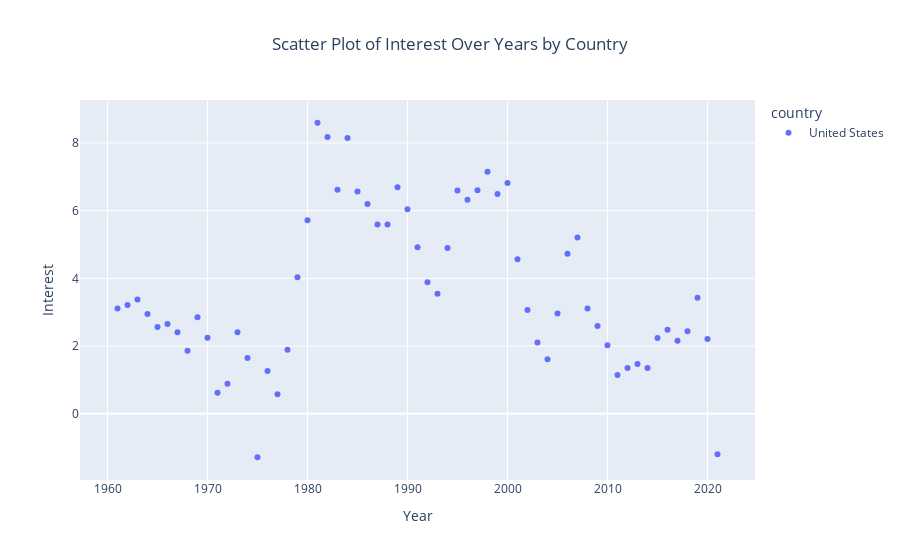

Notebook code cell kept with this figure:
### Code cell
# Interactive scatter plot with hover
fig = px.scatter(df_usa, x='year', y='interest', color='country', size_max=10, title='Scatter Plot of Interest Over Years by Country')
fig.update_layout(title_x=0.5, xaxis_title='Year', yaxis_title='Interest')

# Show the interactive plot
fig.show()

### Figure 1 — Plotly figure (JSON) as saved in the notebook; plotly's stock layout.template omitted (floating-point values rounded to 4 significant figures)
{"data": [{"hovertemplate": "country=United States<br>year=%{x}<br>interest=%{y}<extra></extra>", "legendgroup": "United States", "marker": {"color": "#636efa", "symbol": "circle"}, "mode": "markers", "name": "United States", "orientation": "v", "showlegend": true, "type": "scatter", "x": [1961, 1962, 1963, 1964, 1965, 1966, 1967, 1968, 1969, 1970, 1971, 1972, 1973, 1974, 1975, 1976, 1977, 1978, 1979, 1980, 1981, 1982, 1983, 1984, 1985, 1986, 1987, 1988, 1989, 1990, 1991, 1992, 1993, 1994, 1995, 1996, 1997, 1998, 1999, 2000, 2001, 2002, 2003, 2004, 2005, 2006, 2007, 2008, 2009, 2010, 2011, 2012, 2013, 2014, 2015, 2016, 2017, 2018, 2019, 2020, 2021], "xaxis": "x", "y": [3.108, 3.215, 3.375, 2.952, 2.566, 2.649, 2.406, 1.864, 2.852, 2.25, 0.6226, 0.8872, 2.41, 1.651, -1.281, 1.267, 0.5751, 1.89, 4.035, 5.716, 8.595, 8.177, 6.618, 8.141, 6.563, 6.194, 5.592, 5.59, 6.691, 6.04, 4.915, 3.884, 3.546, 4.898, 6.594, 6.324, 6.603, 7.148, 6.493, 6.813, 4.566, 3.069, 2.107, 1.612, 2.961, 4.726, 5.207, 3.11, 2.592, 2.024, 1.148, 1.354, 1.473, 1.355, 2.237, 2.485, 2.156, 2.441, 3.427, 2.21, -1.189], "yaxis": "y"}], "layout": {"legend": {"title": {"text": "country"}, "tracegroupgap": 0}, "title": {"text": "Scatter Plot of Interest Over Years by Country", "x": 0.5}, "xaxis": {"anchor": "y", "domain": [0, 1], "title": {"text": "Year"}}, "yaxis": {"anchor": "x", "domain": [0, 1], "title": {"text": "Interest"}}}}
